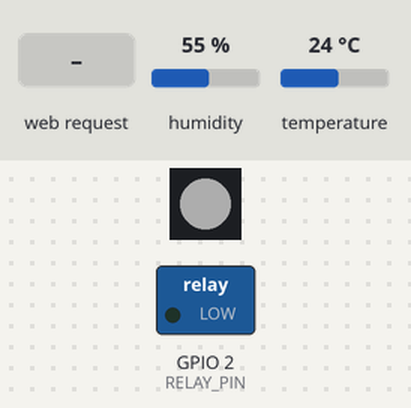
This sketch was run on a simulated ESP32. Shown: 1 RGB LEDs in strip order, left to right, switched loads named in the sketch (green lamp = pin HIGH). The test bench sets the inputs (shaded band); at power-on: temperature 24 °C, humidity 55 %. Dim RGB values are drawn brighter than linear; WiFi joins after 1.5 s; servers stay silent unless stated; network time is answered at once with the bench clock; the local clock reads 2024-03-15 10:24:30 at power-on unless the sketch sets it; EEPROM starts erased; what the sketch prints to the serial monitor is not drawn.

Above: at 4.6 s.
4.7 s: temperature set to 29 °C
9.2 s: temperature set to 32 °C
At 13.1 s:
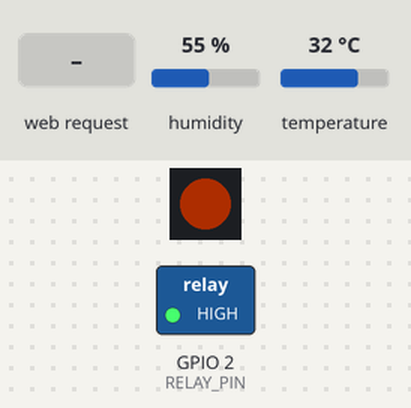
13.5 s: HTTP request GET /setcolor?r=120&g=120&b=120 received
At 14.6 s:
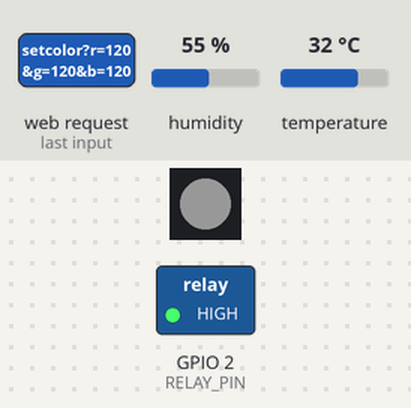
17.5 s: HTTP request GET /toggleled received
At 18.7 s:
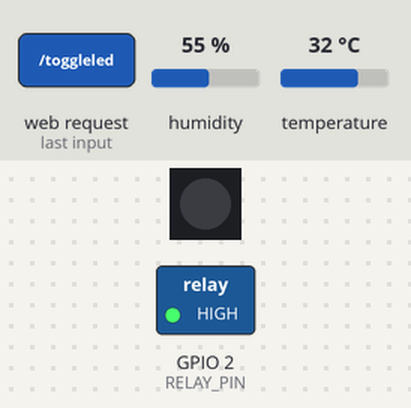
19.0 s: HTTP request GET /toggleled?r=1&g=1&b=1 received
At 20.5 s:
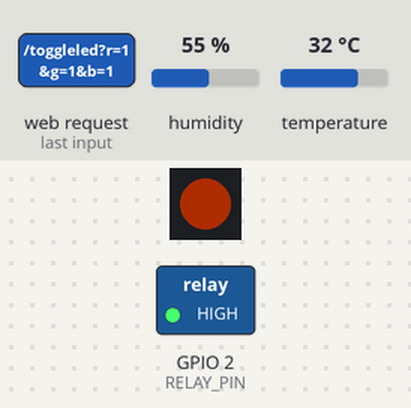
21.5 s: HTTP request GET /toggleled?r=120&g=120&b=120 received
At 22.9 s:
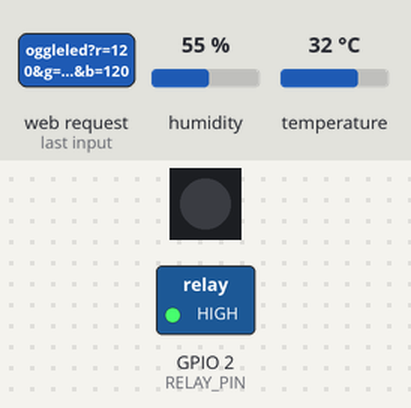
Timing chart, 0 to 24.0 s (numbered marks = the images above; inputs shaded):
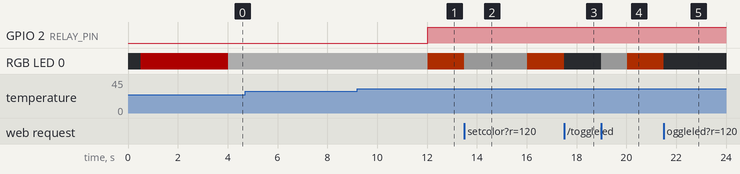

The sketch:

code.ino
```cpp
#include <WiFi.h>
#include <WebServer.h>
#include <DHT.h>
#include <Adafruit_NeoPixel.h>
#include <EEPROM.h>
#include <NTPClient.h>
#include <WiFiUdp.h>

// WLAN Zugangsdaten
const char* ssid = "Galaxy S20 FE";
const char* password = "cemil123";

// DHT Sensor Setup
#define DHTPIN 3
#define DHTTYPE DHT11
DHT dht(DHTPIN, DHTTYPE);

// WS2812 LED Setup
#define LED_PIN 8
Adafruit_NeoPixel pixel(1, LED_PIN, NEO_GRB + NEO_KHZ800);
bool ledEnabled = true;

// Relais Setup
#define RELAY_PIN 2
bool relayState = false;

// EEPROM Setup (für LED-Farbe)
#define EEPROM_SIZE 3
uint8_t ledColor[3] = {0, 0, 255}; // Standardfarbe: Blau

// Webserver auf Port 80
WebServer server(80);

// NTP Client für Zeit
WiFiUDP ntpUDP;
NTPClient timeClient(ntpUDP, "pool.ntp.org", 3600, 60000); // UTC+1

// Messwerte speichern
struct Messung {
  float temp;
  float hum;
  String time;
};
const int maxMessungen = 4;
Messung messungen[maxMessungen];
int messIndex = 0;
int messCount = 0;

// Farben in EEPROM speichern und laden
void saveColorToEEPROM() {
  for (int i = 0; i < 3; i++) EEPROM.write(i, ledColor[i]);
  EEPROM.commit();
}

void loadColorFromEEPROM() {
  for (int i = 0; i < 3; i++) ledColor[i] = EEPROM.read(i);
}

// LED Farbe setzen oder ausmachen
void setLEDColor(uint8_t r, uint8_t g, uint8_t b) {
  if (!ledEnabled) {
    pixel.clear();
    pixel.show();
    return;
  }
  pixel.setPixelColor(0, pixel.Color(r, g, b));
  pixel.show();
}

void setLEDStatus(const char* status) {
  if (!ledEnabled) {
    pixel.clear();
    pixel.show();
    return;
  }
  if (strcmp(status, "noWiFi") == 0) setLEDColor(255, 0, 0);
  else if (strcmp(status, "measuring") == 0) setLEDColor(0, 0, 255);
  else if (strcmp(status, "tempHigh") == 0) setLEDColor(255, 69, 0);
  else setLEDColor(ledColor[0], ledColor[1], ledColor[2]);
}

// Webserver: HTML-Seite ausliefern
void handleRoot() {
  String html = R"=====(<!DOCTYPE html>
  ... (HTML und JavaScript hier, unverändert) ...
  )=====";
  server.send(200, "text/html", html);
}

// Messwerte als JSON zurückgeben
void handleData() {
  String json = "[";
  for (int i = 0; i < messCount; i++) {
    int index = (messIndex - 1 - i + maxMessungen) % maxMessungen;
    Messung m = messungen[index];
    json += "{\"temp\":" + String(m.temp, 1) +
            ",\"hum\":" + String(m.hum, 1) +
            ",\"time\":\"" + m.time + "\"}";
    if (i < messCount - 1) json += ",";
  }
  json += "]";
  server.send(200, "application/json", json);
}

// LED-Farbe setzen über URL-Parameter
void handleSetColor() {
  if (server.hasArg("r") && server.hasArg("g") && server.hasArg("b")) {
    ledColor[0] = server.arg("r").toInt();
    ledColor[1] = server.arg("g").toInt();
    ledColor[2] = server.arg("b").toInt();
    setLEDColor(ledColor[0], ledColor[1], ledColor[2]);
    saveColorToEEPROM();
    server.send(200, "text/plain", "OK");
  } else {
    server.send(400, "text/plain", "Fehlende Parameter");
  }
}

// LED-Farbe als JSON zurückgeben
void handleGetColor() {
  String json = "{";
  json += "\"r\":" + String(ledColor[0]) + ",";
  json += "\"g\":" + String(ledColor[1]) + ",";
  json += "\"b\":" + String(ledColor[2]) + "}";
  server.send(200, "application/json", json);
}

void setup() {
  Serial.begin(115200);
  EEPROM.begin(EEPROM_SIZE);
  loadColorFromEEPROM();
  pixel.begin();
  pixel.setBrightness(50);
  dht.begin();
  pinMode(RELAY_PIN, OUTPUT);
  digitalWrite(RELAY_PIN, LOW);

  // WLAN verbinden
  WiFi.begin(ssid, password);
  int tries = 0;
  while (WiFi.status() != WL_CONNECTED && tries++ < 20) {
    delay(500);
    setLEDStatus("noWiFi");
  }
  if (WiFi.status() != WL_CONNECTED) {
    Serial.println("WLAN-Verbindung fehlgeschlagen, Neustart...");
    ESP.restart();
  }

  Serial.print("Verbunden mit WLAN. IP-Adresse: ");
  Serial.println(WiFi.localIP());

  timeClient.begin();
  timeClient.update();

  // Webserver Routen
  server.on("/", handleRoot);
  server.on("/data", handleData);
  server.on("/setcolor", handleSetColor);
  server.on("/getcolor", handleGetColor);
  server.on("/status", []() {
    server.send(200, "text/plain", relayState ? "ZU HEIß: Lüfter EIN" : "OPTIMALE TEMPERATUR: Lüfter AUS");
  });
  server.on("/toggleled", []() {
    ledEnabled = !ledEnabled;
    if (!ledEnabled) pixel.clear(); else setLEDColor(ledColor[0], ledColor[1], ledColor[2]);
    pixel.show();
    server.send(200, "text/plain", ledEnabled ? "on" : "off");
  });
  server.on("/ledstatus", []() {
    server.send(200, "text/plain", ledEnabled ? "on" : "off");
  });

  server.begin();
}

void loop() {
  server.handleClient();
  static unsigned long lastMeasurement = 0;
  if (millis() - lastMeasurement > 4000) {
    lastMeasurement = millis();
    setLEDStatus("measuring");

    float t = dht.readTemperature();
    float h = dht.readHumidity();
    timeClient.update();

    if (!isnan(t) && !isnan(h)) {
      messungen[messIndex] = {t, h, timeClient.getFormattedTime()};
      messIndex = (messIndex + 1) % maxMessungen;
      if (messCount < maxMessungen) messCount++;

      // Relais steuern bei hoher Temperatur
      if (t > 30.0) {
        digitalWrite(RELAY_PIN, HIGH);
        relayState = true;
        setLEDStatus("tempHigh");
      } else {
        digitalWrite(RELAY_PIN, LOW);
        relayState = false;
        setLEDColor(ledColor[0], ledColor[1], ledColor[2]);
      }
    }
  }
}
```

Measured:
- the behaviour switches between 30 and 31 °C on temperature (found by bisection; images 0 and 1)
- after the input at 4.7 s, every drawn part: stays the same
- after the input at 9.2 s, GPIO 2 (RELAY_PIN): LOW → HIGH after 2.8 s; RGB LED 0: RGB(50, 50, 50) → RGB(50, 13, 0) after 2.8 s
- after the input at 13.5 s, RGB LED 0: RGB(50, 13, 0) → RGB(23, 23, 23) at once, → RGB(50, 13, 0) 2.5 s later
- after the input at 17.5 s, RGB LED 0: RGB(50, 13, 0) → off at once
- after the input at 19.0 s, RGB LED 0: off → RGB(23, 23, 23) at once, → RGB(50, 13, 0) 1.0 s later
- after the input at 21.5 s, RGB LED 0: RGB(50, 13, 0) → off at once
